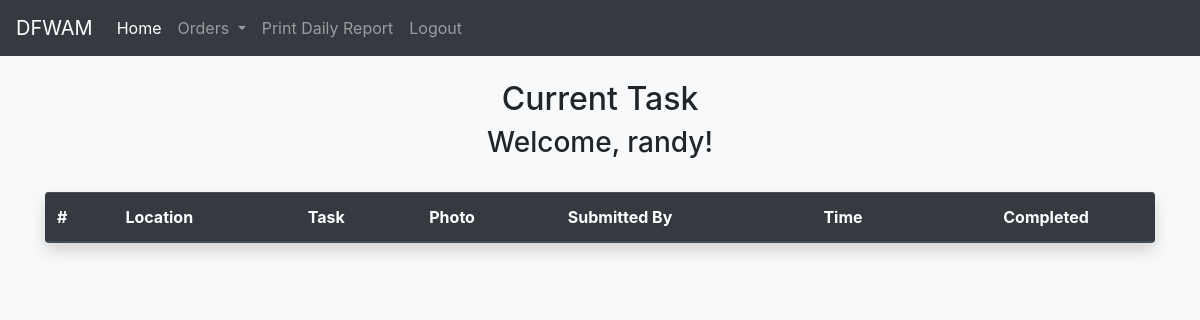
/index.php (signed in), run on an earlier commit of the app's database.
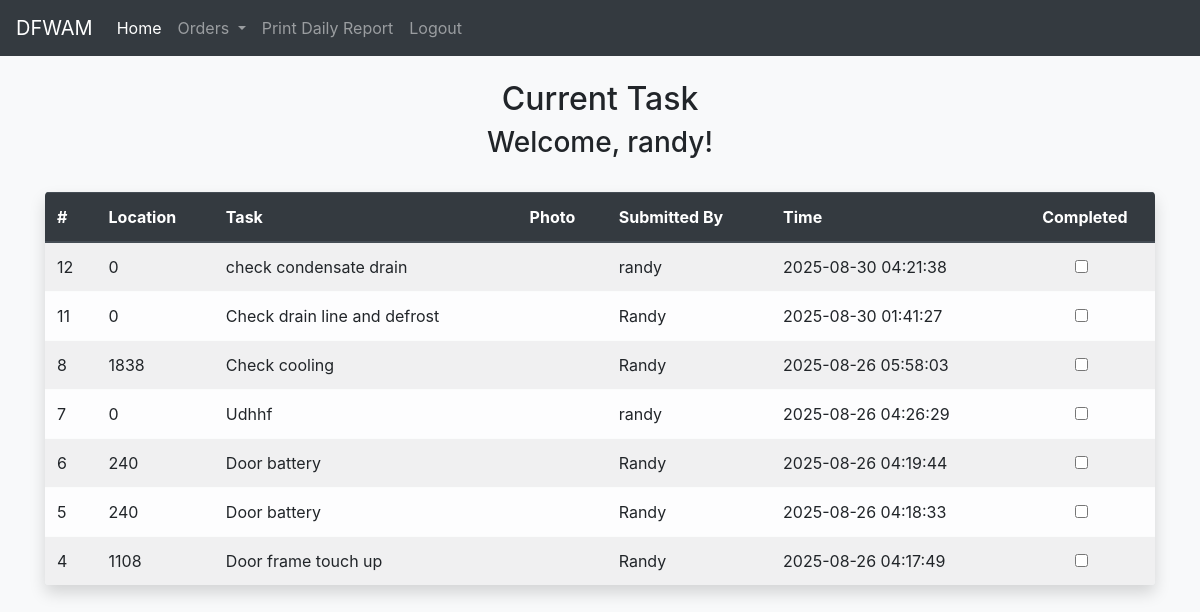
And on a later commit of the database.
### tables this page shows
CREATE TABLE IF NOT EXISTS `orders` (
  `id` int NOT NULL AUTO_INCREMENT,
  `room` int NOT NULL,
  `work_to_be_done` text NOT NULL,
  `photo` varchar(255) DEFAULT NULL,
  `completed` tinyint(1) NOT NULL DEFAULT '0',
  `completed_by` varchar(255) DEFAULT NULL,
  `time_completed` timestamp NULL DEFAULT NULL,
  `time` timestamp NOT NULL DEFAULT CURRENT_TIMESTAMP,
  `submitted_by` varchar(50) NOT NULL,
  PRIMARY KEY (`id`)
);

### index.php (the view, shortened to what this page needs)
<!DOCTYPE html>
<html lang="en">
<head>
    <link rel="stylesheet" href="https://stackpath.bootstrapcdn.com/bootstrap/4.3.1/css/bootstrap.min.css" />
</head>
<body class="bg-light">
    <nav class="navbar navbar-expand-lg sticky-top navbar-dark bg-dark">
        <a class="navbar-brand" href="#">DFWAM</a>
        <div class="collapse navbar-collapse" id="navbarSupportedContent">
            <ul class="navbar-nav mr-auto">
                <li class="nav-item active">
                    <a class="nav-link" href="/index.php">Home <span class="sr-only">(current)</span></a>
                </li>
                <li class="nav-item dropdown">
                    <a class="nav-link dropdown-toggle" href="#" id="navbarDropdown" role="button" data-toggle="dropdown" aria-haspopup="true" aria-expanded="false">
                        Orders
                    </a>
                </li>
                <li class="nav-item">
                    <a class="nav-link" href="/print.php">Print Daily Report</a>
                </li>
                <li class="nav-item">
                    <a class="nav-link" href="logout.php">Logout</a>
                </li>
            </ul>
        </div>
    </nav>
    <div class="container mt-4">
        <div class="row">
            <div class="col">
                <h2 class="text-center">Current Task</h2>
                <h3 class="text-center">Welcome, <?php echo htmlspecialchars($_SESSION['name'] ?? '', ENT_QUOTES, 'UTF-8'); ?>!</h3>
            </div>
        </div>
        <div class="row mt-3">
            <div class="col">
                <div class="table-responsive shadow rounded">
                    <table class="table table-light table-striped table-hover mb-0">
                        <thead class="thead-dark">
                            <tr>
                                <th>#</th>
                                <th>Location</th>
                                <th>Task</th>
                                <th>Photo</th>
                                <th>Submitted By</th>
                                <th>Time</th>
                                <th class="text-center">Completed</th>
                            </tr>
                        </thead>
                        <tbody>
                            <?php
                            include "config.php";
                            $query = $conn->prepare("SELECT * FROM `orders` WHERE completed = 0 ORDER BY `id` DESC");
                            $query->execute();
                            $data = $query->fetchAll(PDO::FETCH_ASSOC);
                            foreach ($data as $row) {
                                $checkbox = $row['completed'] ? "checked" : "";
                                $id = htmlspecialchars($row['id'] ?? '', ENT_QUOTES, 'UTF-8');
                                $room = htmlspecialchars($row['room'] ?? '', ENT_QUOTES, 'UTF-8');
                                $work_to_be_done = htmlspecialchars($row['work_to_be_done'] ?? '', ENT_QUOTES, 'UTF-8');
                                $submitted_by = htmlspecialchars($row['submitted_by'] ?? '', ENT_QUOTES, 'UTF-8');
                                $time = htmlspecialchars($row['time'] ?? '', ENT_QUOTES, 'UTF-8');
                                echo "
                                <tr>
                                    <td>{$id}</td>
                                    <td>{$room}</td>
                                    <td>{$work_to_be_done}</td>
                                    <td>";
                                echo "</td>
                                    <td>{$submitted_by}</td>
                                    <td>{$time}</td>
                                    <td class='text-center'>
                                        <form action='operate.php' method='post' class='d-flex justify-content-center'>
                                            <input type='hidden' name='completed' value='{$id}'>
                                            <div class='form-check'>
                                                <input onclick='this.form.submit()' type='checkbox' class='form-check-input' {$checkbox}>
                                            </div>
                                        </form>
                                    </td>
                                </tr>
                                ";
                            }
                            ?>
                        </tbody>
                    </table>
                </div>
            </div>
        </div>
    </div>
</body>
</html>

What changed in the data, as far as the page shows it:
added orders: id "12", room "0", work_to_be_done "check condensate drain", submitted_by "randy", time "2025-08-30 04:21:38"
added orders: id "11", room "0", work_to_be_done "Check drain line and defrost", submitted_by "Randy", time "2025-08-30 01:41:27"
added orders: id "8", room "1838", work_to_be_done "Check cooling", submitted_by "Randy", time "2025-08-26 05:58:03"
added orders: id "7", room "0", work_to_be_done "Udhhf", submitted_by "randy", time "2025-08-26 04:26:29"
added orders: id "6", room "240", work_to_be_done "Door battery", submitted_by "Randy", time "2025-08-26 04:19:44"
added orders: id "5", room "240", work_to_be_done "Door battery", submitted_by "Randy", time "2025-08-26 04:18:33"
added orders: id "4", room "1108", work_to_be_done "Door frame touch up", submitted_by "Randy", time "2025-08-26 04:17:49"
